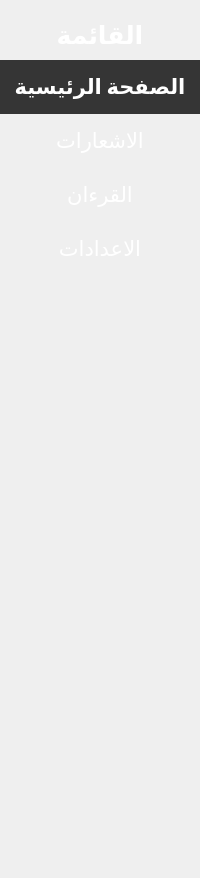
    <widget class="QWidget" name="expandedMenu" native="true">
     <property name="sizePolicy">
      <sizepolicy hsizetype="Expanding" vsizetype="Preferred">
       <horstretch>0</horstretch>
       <verstretch>0</verstretch>
      </sizepolicy>
     </property>
     <property name="minimumSize">
      <size>
       <width>180</width>
       <height>0</height>
      </size>
     </property>
     <property name="maximumSize">
      <size>
       <width>220</width>
       <height>16777215</height>
      </size>
     </property>
     <property name="styleSheet">
      <string notr="true">#expandedMenu{
border-right: 1px solid black;
background-color: rgb(38, 38, 38);
color: rgb(255,255,255);
}
	
#menuTitleLabel{
border-bottom: 5px solid rgb(255,255,255);
color: rgb(255,255,255);

}

QPushButton{
padding: 12px 0 12px;
border:none;
color: rgb(255,255,255);
}

QPushButton:checked{

	background-color: rgb(53, 53, 53);
font-weight: bold;
}
QPushButton:hover{

background-color: rgb(56, 56, 56);
font-weight: bold;
}


</string>
     </property>
     <layout class="QVBoxLayout" name="verticalLayout">
      <property name="spacing">
       <number>0</number>
      </property>
      <property name="leftMargin">
       <number>0</number>
      </property>
      <property name="topMargin">
       <number>11</number>
      </property>
      <property name="rightMargin">
       <number>0</number>
      </property>
      <property name="bottomMargin">
       <number>22</number>
      </property>
      <item>
       <widget class="QLabel" name="menuTitleLabel">
        <property name="minimumSize">
         <size>
          <width>0</width>
          <height>49</height>
         </size>
        </property>
        <property name="maximumSize">
         <size>
          <width>16777215</width>
          <height>50</height>
         </size>
        </property>
        <property name="font">
         <font>
          <family>Calibri</family>
          <pointsize>19</pointsize>
          <weight>75</weight>
          <bold>true</bold>
         </font>
        </property>
        <property name="styleSheet">
         <string notr="true"/>
        </property>
        <property name="text">
         <string>القائمة</string>
        </property>
        <property name="alignment">
         <set>Qt::AlignCenter</set>
        </property>
       </widget>
      </item>
      <item>
       <widget class="QPushButton" name="mainPageButton">
        <property name="minimumSize">
         <size>
          <width>0</width>
          <height>54</height>
         </size>
        </property>
        <property name="font">
         <font>
          <family>Calibri</family>
          <pointsize>16</pointsize>
         </font>
        </property>
        <property name="styleSheet">
         <string notr="true"/>
        </property>
        <property name="text">
         <string>الصفحة الرئيسية</string>
        </property>
        <property name="checkable">
         <bool>true</bool>
        </property>
        <property name="checked">
         <bool>true</bool>
        </property>
        <property name="autoExclusive">
         <bool>false</bool>
        </property>
       </widget>
      </item>
      <item>
       <widget class="QPushButton" name="notificationsPageButton">
        <property name="minimumSize">
         <size>
          <width>0</width>
          <height>54</height>
         </size>
        </property>
        <property name="font">
         <font>
          <family>Calibri</family>
          <pointsize>16</pointsize>
         </font>
        </property>
        <property name="text">
         <string>الاشعارات</string>
        </property>
        <property name="checkable">
         <bool>true</bool>
        </property>
       </widget>
      </item>
      <item>
       <widget class="QPushButton" name="quraanPageButton">
        <property name="minimumSize">
         <size>
          <width>0</width>
          <height>54</height>
         </size>
        </property>
        <property name="font">
         <font>
          <family>Calibri</family>
          <pointsize>16</pointsize>
         </font>
        </property>
        <property name="text">
         <string>القرءان</string>
        </property>
        <property name="checkable">
         <bool>true</bool>
        </property>
       </widget>
      </item>
      <item>
       <widget class="QPushButton" name="settingsPageButton">
        <property name="minimumSize">
         <size>
          <width>0</width>
          <height>54</height>
         </size>
        </property>
        <property name="font">
         <font>
          <family>Calibri</family>
          <pointsize>16</pointsize>
         </font>
        </property>
        <property name="text">
         <string>الاعدادات</string>
        </property>
        <property name="checkable">
         <bool>true</bool>
        </property>
       </widget>
      </item>
      <item>
       <spacer name="verticalSpacer">
        <property name="orientation">
         <enum>Qt::Vertical</enum>
        </property>
        <property name="sizeHint" stdset="0">
         <size>
          <width>20</width>
          <height>500</height>
         </size>
        </property>
       </spacer>
      </item>
      <item>
       <widget class="QFrame" name="frame_20">
        <property name="minimumSize">
         <size>
          <width>80</width>
          <height>80</height>
         </size>
        </property>
        <property name="maximumSize">
         <size>
          <width>16777215</width>
          <height>16777215</height>
         </size>
        </property>
        <property name="frameShape">
         <enum>QFrame::NoFrame</enum>
        </property>
        <property name="frameShadow">
         <enum>QFrame::Raised</enum>
        </property>
        <layout class="QHBoxLayout" name="horizontalLayout_17">
         <item>
          <widget class="QPushButton" name="powerOffButton">
           <property name="minimumSize">
            <size>
             <width>50</width>
             <height>50</height>
            </size>
           </property>
           <property name="maximumSize">
            <size>
             <width>50</width>
             <height>50</height>
            </size>
           </property>
           <property name="font">
            <font>
             <family>Calibri</family>
             <pointsize>16</pointsize>
            </font>
           </property>
           <property name="styleSheet">
            <string notr="true">QPushButton{
padding: 12px;
border:none;
border-radius: 25px;
}

QPushButton:hover{
border-radius: 25px;
background-color: rgb(56,56,56);
}</string>
           </property>
           <property name="text">
            <string/>
           </property>
           <property name="icon">
            <iconset resource="../resource_file.qrc">
             <normaloff>:/newPrefix/images/undo.png</normaloff>:/newPrefix/images/undo.png</iconset>
           </property>
           <property name="iconSize">
            <size>
             <width>30</width>
             <height>30</height>
            </size>
           </property>
           <property name="checkable">
            <bool>true</bool>
           </property>
           <property name="flat">
            <bool>false</bool>
           </property>
          </widget>
         </item>
        </layout>
       </widget>
      </item>
     </layout>
    </widget>
